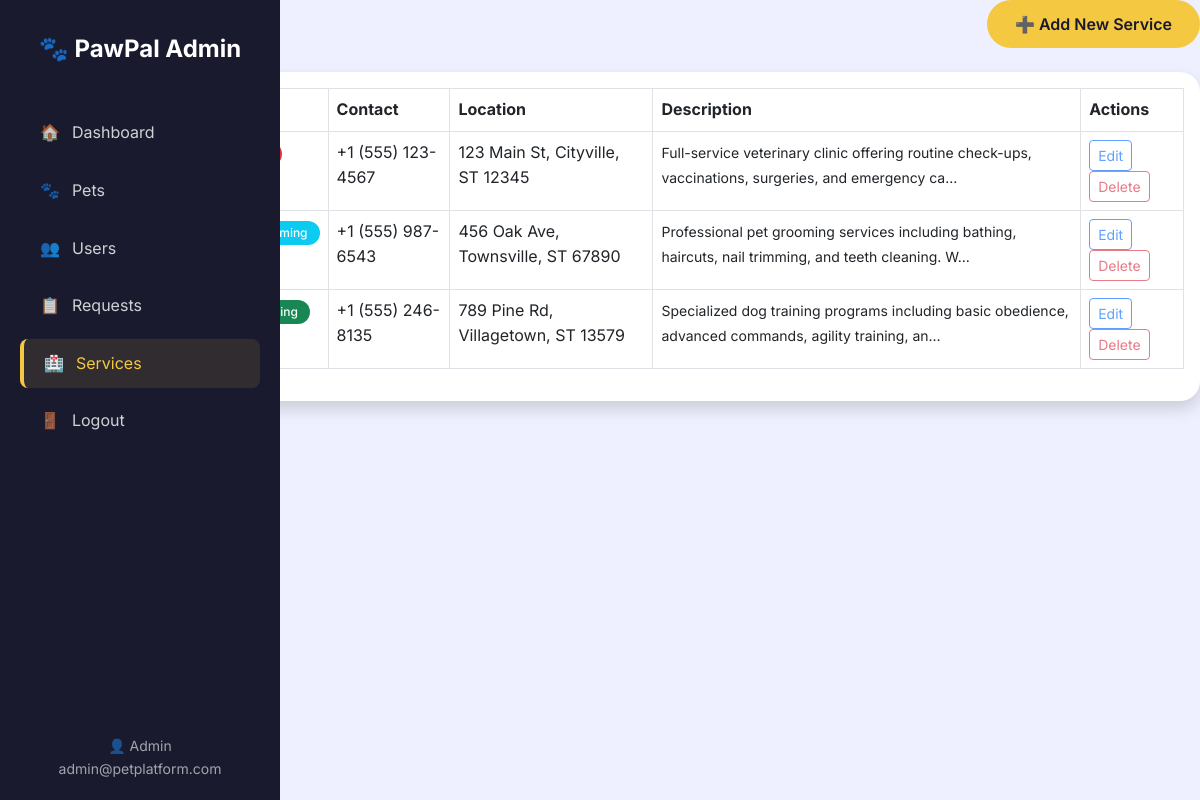
/admin/services (signed in), run on the app's committed database.
### app/models.py (models this page shows, shortened)
class User(UserMixin, db.Model):
    id = db.Column(db.Integer, primary_key=True)
    name = db.Column(db.String(100), nullable=False)
    email = db.Column(db.String(120), unique=True, nullable=False)
    password_hash = db.Column(db.String(200), nullable=False)
    role = db.Column(db.String(20), default='user')
    created_at = db.Column(db.DateTime, default=datetime.utcnow)
    adoption_requests = db.relationship('AdoptionRequest', backref='user', lazy=True)

class PetService(db.Model):
    id = db.Column(db.Integer, primary_key=True)
    name = db.Column(db.String(100), nullable=False)
    service_type = db.Column(db.String(50), nullable=False)
    description = db.Column(db.Text)
    contact = db.Column(db.String(200))
    location = db.Column(db.String(200))

### app/routes/admin.py (the view)
@admin.route('/services')
@login_required
@admin_required
def services():
    services = PetService.query.all()
    return render_template('admin/services.html', services=services)

### app/__init__.py (called while the page is built)
@login_manager.user_loader
def load_user(user_id):
    from app.models import User
    return User.query.get(int(user_id))

### app/routes/admin.py (called while the page is built)
def admin_required(f):
    @wraps(f)
    def decorated_function(*args, **kwargs):
        if not current_user.is_authenticated or current_user.role != 'admin':
            flash('Admin access required', 'error')
            return redirect(url_for('auth.login'))
        return f(*args, **kwargs)
    return decorated_function

### app/templates/admin/services.html (shortened to what this page needs)
{% extends "admin/base.html" %}
{% block content %}
<div class="d-flex justify-content-between align-items-center mb-4">
    <h3>All Services</h3>
    <a href="{{ url_for('admin.add_service') }}" class="btn btn-primary">
        ➕ Add New Service
    </a>
</div>
<div class="card shadow">
    <div class="card-body">
        <div class="table-responsive">
            <table class="table table-bordered">
                <thead>
                    <tr>
                        <th>ID</th>
                        <th>Name</th>
                        <th>Type</th>
                        <th>Contact</th>
                        <th>Location</th>
                        <th>Description</th>
                        <th>Actions</th>
                    </tr>
                </thead>
                <tbody>
                    {% for service in services %}
                    <tr>
                        <td>{{ service.id }}</td>
                        <td>{{ service.name }}</td>
                        <td>
                            <span class="badge bg-{{
                                'danger' if service.service_type == 'vet'
                                else 'info' if service.service_type == 'grooming'
                                else 'success' }}">
                            </span>
                        </td>
                        <td>{{ service.contact or 'N/A' }}</td>
                        <td>{{ service.location or 'N/A' }}</td>
                        <td>
                            <small>{{ service.description[:100] }}{% if service.description|length > 100 %}...{% endif %}</small>
                        </td>
                        <td>
                            <button class="btn btn-sm btn-outline-primary" disabled>Edit</button>
                            <button class="btn btn-sm btn-outline-danger" disabled>Delete</button>
                        </td>
                    </tr>
                    {% else %}
                    <tr>
                        <td colspan="7" class="text-center">No services found</td>
                    </tr>
                    {% endfor %}
                </tbody>
            </table>
        </div>
    </div>
</div>
{% endblock %}

### app/templates/admin/base.html (shortened to what this page needs)
<!DOCTYPE html>
<html lang="en">
<head>
    <link href="https://cdn.jsdelivr.net/npm/bootstrap@5.3.0/dist/css/bootstrap.min.css" rel="stylesheet">
</head>
<body>
    <div class="admin-sidebar">
        <div class="logo">🐾 PawPal Admin</div>
        <nav class="nav flex-column">
            <a href="{{ url_for('admin.dashboard') }}" class="nav-link {% if request.endpoint == 'admin.dashboard' %}active{% endif %}">
                <span>🏠</span> Dashboard
            </a>
            <a href="{{ url_for('admin.pets') }}" class="nav-link {% if request.endpoint == 'admin.pets' %}active{% endif %}">
                <span>🐾</span> Pets
            </a>
            <a href="{{ url_for('admin.users') }}" class="nav-link {% if request.endpoint == 'admin.users' %}active{% endif %}">
                <span>👥</span> Users
            </a>
            <a href="{{ url_for('admin.requests') }}" class="nav-link {% if request.endpoint == 'admin.requests' %}active{% endif %}">
                <span>📋</span> Requests
            </a>
            <a href="{{ url_for('admin.services') }}" class="nav-link {% if request.endpoint == 'admin.services' %}active{% endif %}">
                <span>🏥</span> Services
            </a>
            <a href="{{ url_for('auth.logout') }}" class="nav-link">
                <span>🚪</span> Logout
            </a>
        </nav>
        <div class="admin-footer">
            <div>👤 {{ current_user.name }}</div>
            <div>{{ current_user.email }}</div>
        </div>
    </div>
    {% block content %}{% endblock %}
</body>
</html>

### app/templates/admin/base.html (style rules this page uses)
:root { --bg-color: #EEF0FF; --primary-color: #F5C842; --primary-hover: #E5B832; --card-bg: #FFFFFF; --navbar-bg: #FFFFFF; --text-primary: #1A1A2E; --text-secondary: #6B7280; --border-color: #E5E7EB; --footer-bg: #1A1A2E; --sidebar-bg: #1A1A2E; }
body { font-family: 'Inter', sans-serif; background-color: var(--bg-color); color: var(--text-primary); font-size: 16px; line-height: 1.6; margin: 0; padding: 0; }
.admin-sidebar { background-color: var(--sidebar-bg); min-height: 100vh; position: fixed; left: 0; top: 0; width: 280px; padding: 30px 20px; z-index: 1000; }
.admin-sidebar .logo { color: white; font-size: 24px; font-weight: 700; margin-bottom: 40px; text-align: center; }
.admin-sidebar .nav-link { color: rgba(255,255,255,0.8); padding: 12px 20px; border-radius: 8px; margin-bottom: 8px; transition: all 0.3s ease; text-decoration: none; display: flex; align-items: center; }
.admin-sidebar .nav-link:hover, .admin-sidebar .nav-link.active { background-color: rgba(245, 200, 66, 0.1); color: var(--primary-color); border-left: 4px solid var(--primary-color); }
.admin-sidebar .nav-link span { margin-right: 12px; }
.admin-footer { position: absolute; bottom: 20px; left: 20px; right: 20px; color: rgba(255,255,255,0.6); font-size: 14px; text-align: center; }
.card { background-color: var(--card-bg); border: none; border-radius: 20px; box-shadow: 0 2px 12px rgba(0,0,0,0.06); transition: transform 0.3s ease, box-shadow 0.3s ease; }
.btn-primary { background-color: var(--primary-color) !important; border: none !important; color: var(--text-primary) !important; border-radius: 50px; padding: 12px 28px; font-weight: 600; transition: all 0.3s ease; }
.badge { padding: 6px 12px; border-radius: 20px; font-weight: 500; font-size: 12px; }

### data on the page
User: name "Admin", email "admin@petplatform.com"
PetService: contact "+1 (555) 123-4567", location "123 Main St, Cityville, ST 12345", description "Full-service veterinary clinic offering routine check-ups, vaccinations, surgeries, and emergency ca"
PetService: contact "+1 (555) 987-6543", location "456 Oak Ave, Townsville, ST 67890", description "Professional pet grooming services including bathing, haircuts, nail trimming, and teeth cleaning. W"
PetService: contact "+1 (555) 246-8135", location "789 Pine Rd, Villagetown, ST 13579", description "Specialized dog training programs including basic obedience, advanced commands, agility training, an"
